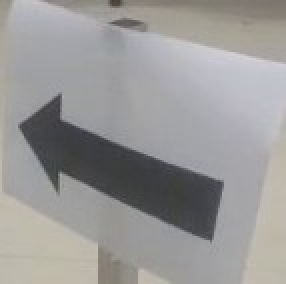
#> input picture Larrow2.jpg, 143 x 142 px, given in place of vid1.mp4, which was not available (shown 2 times larger)
$ python arrow_recognition.py
#> lines starting #> are read from the running program, lines starting #| are printed output that depends on the picture; after the words box and inside, x2 and y2 are one past the last pixel; in counts of white or black regions, pixels touching at a corner belong together; pictures that were not available may be replaced by others from this repository, and a replacement may not be noted
import time
import cv2
import numpy as np
import python_utils

cap = cv2.VideoCapture("vid1.mp4")
frameWidth = int(cap.get(cv2.CAP_PROP_FRAME_WIDTH))
frameHeight = int(cap.get(cv2.CAP_PROP_FRAME_HEIGHT))
kernel = np.ones((5,5),np.uint8)

def getContours(inImg, outImg):
    contours, hierarchy = cv2.findContours(inImg, cv2.RETR_EXTERNAL, cv2.CHAIN_APPROX_NONE)
    for cnt in contours:
        area = cv2.contourArea(cnt)
        if area > 5000:
            cv2.drawContours(outImg, cnt, -1, (255, 0, 255), 7)
            #find closed contours
            peri = cv2.arcLength(cnt, True)
            approx = cv2.approxPolyDP(cnt, 0.02 * peri, True)
            #number of points
            print(len(approx))
            if(len(approx) == 7):
                print("arrow")
                x , y , w, h = cv2.boundingRect(approx)
                cv2.rectangle(outImg, (x , y ), (x + w , y + h ), (0, 255, 0), 5)
                cv2.putText(outImg, "Points: " + str(len(approx)), (x + w + 20, y + 20), cv2.FONT_HERSHEY_COMPLEX, .7,
                            (0, 255, 0), 2)
                cv2.putText(outImg, "Area: " + str(int(area)), (x + w + 20, y + 45), cv2.FONT_HERSHEY_COMPLEX, 0.7,
                            (0, 255, 0), 2)
                cv2.drawContours(outImg, [approx], -1, (0, 255, 0), 2)
                _, _, angle = cv2.fitEllipse(approx)
                if (angle > 80 and angle < 100):
                    xval = list(approx[:, 0, 0])
                    arrow_center = (max(xval) + min(xval)) / 2
                    if np.median(xval) < arrow_center:
                       print("left")
                    else:
                        print("right")


try:
    while True:
        success, img = cap.read()
#> img is the input picture: shape (142, 143, 3); mean B, G, R 152, 152.7, 153.8
        imgOut = img.copy()
        imgGray = cv2.cvtColor(img,cv2.COLOR_BGR2GRAY)
        imgBlur = cv2.GaussianBlur(imgGray,(3,3),0)

        imgCanny = cv2.Canny(imgBlur,30,100)
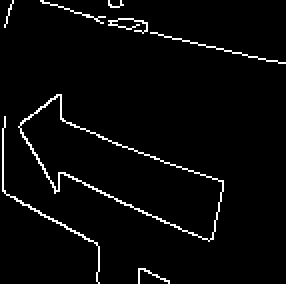
#> imgCanny: shape (142, 143) (shown 2 times larger); 3.3% white in thin lines or dots
        imgDilated = cv2.dilate(imgCanny, kernel, iterations = 2)
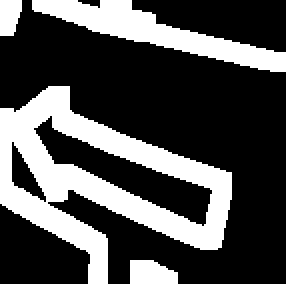
#> imgDilated: shape (142, 143) (shown 2 times larger); 30.4% white; 4 white regions, box (x1, y1, x2, y2) and area: (0, 43, 116, 142) 4254, (16, 0, 143, 36) 1510, (65, 130, 89, 142) 244, (0, 0, 11, 18) 169
        imgEroded = cv2.erode(imgDilated, kernel, iterations = 1)
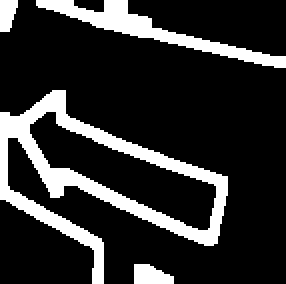
#> imgEroded: shape (142, 143) (shown 2 times larger); 18.1% white; 4 white regions

        getContours(imgEroded, imgOut)
#> in getContours, `contours, hierarchy = cv2.findContours(inImg, cv2.RETR_EXTERNAL, cv2.C..`: contours = 4 contours; box (x1, y1, x2, y2) and area: (0, 45, 114, 142) 4190, (18, 0, 143, 34) 795, (67, 132, 87, 142) 130, (0, 0, 9, 16) 93
#> the loop in getContours, `for cnt in contours:` made 4 passes
#> area on passes 1 to 4: 130, 4190, 795, 93
        #allImages = python_utils.stackImages(0.5,([img, imgGray, imgOut],
                                   #    [imgCanny, imgDilated, imgEroded]))

        cv2.imshow("Image processing", imgOut)
        if cv2.waitKey(1) and 0xFF == ord('q'):
#> (key q is pressed here)
           break
except Exception as ex:
    print(ex)
finally:
    cap.release()
